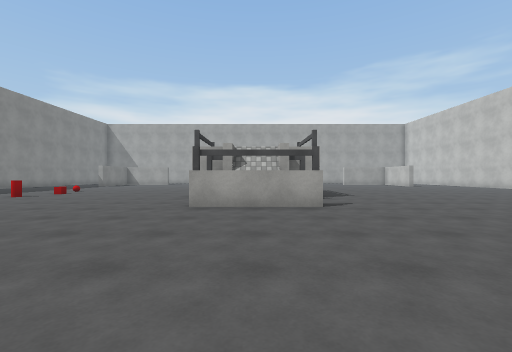
View 1 (above)

17 first-person views from a walk through a scene from a Unity 3-D project. The camera is 1.2 m above the floor, looks level and sees 90° across. The floor is counted in squares, 1.89 m on a side. Each view is taken from the middle of a square. On the plan, view 1 faces up. The plan holds only what a view shows up to about 9 squares ahead; the rest is blank. The place goes on beyond the plan. The player is left out. Some animated figures are left out. Surface patterns are stand-ins for the level's own textures.

View 2
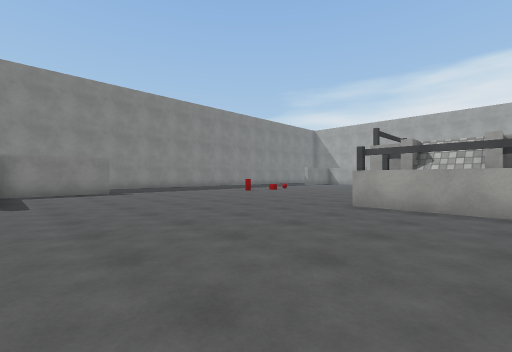

View 3
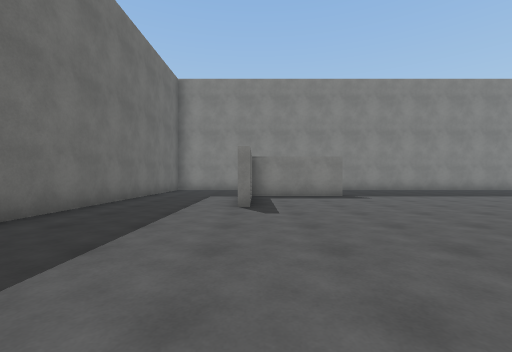

View 4
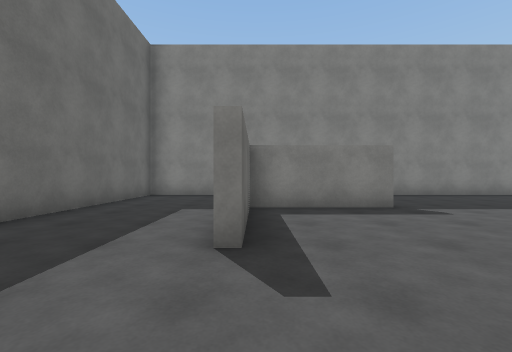

View 5
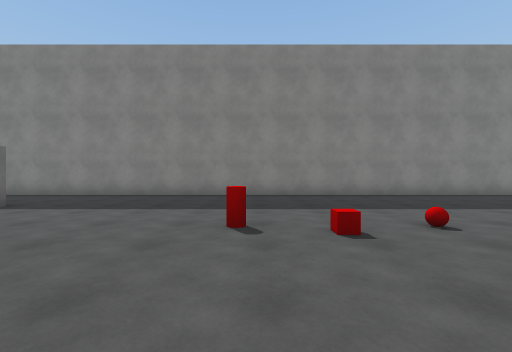

View 6
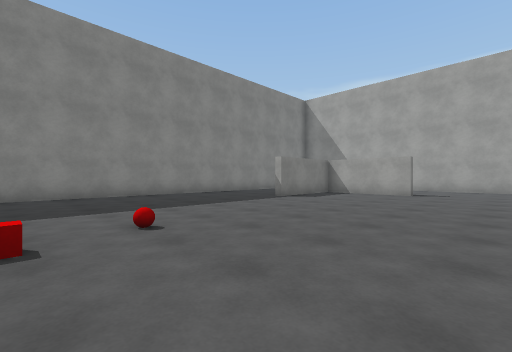

View 7
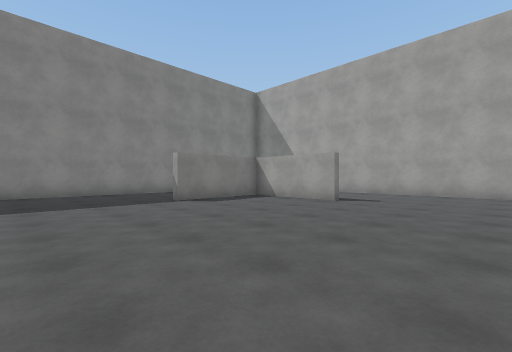

View 8
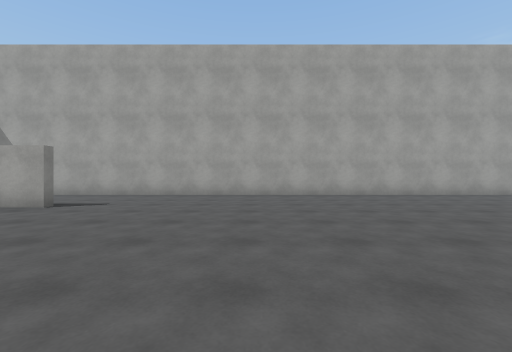

View 9
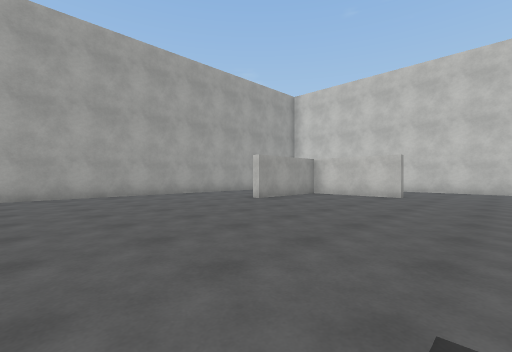

View 10
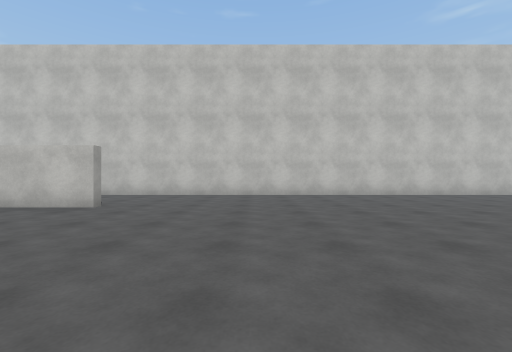

View 11
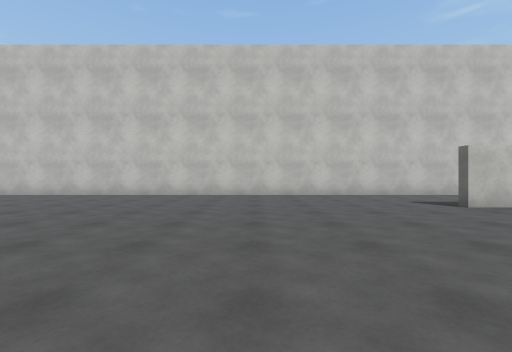

View 12
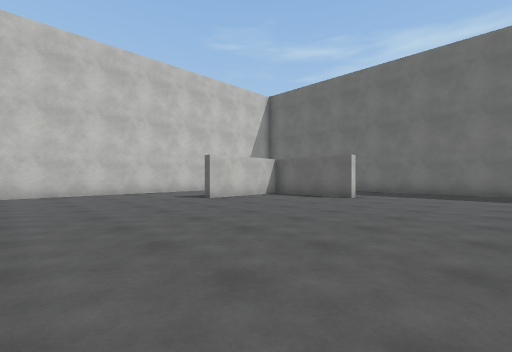

View 13
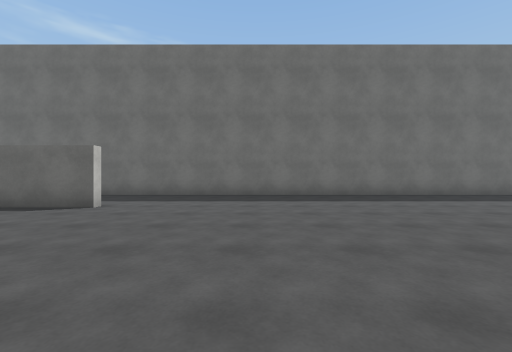

View 14
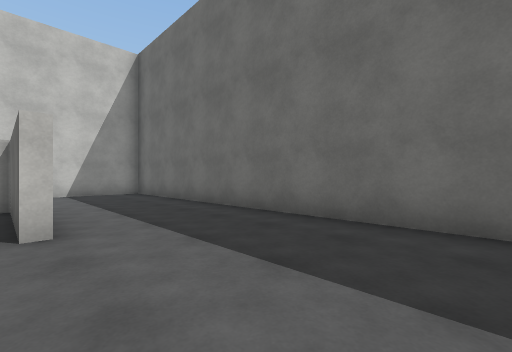

View 15
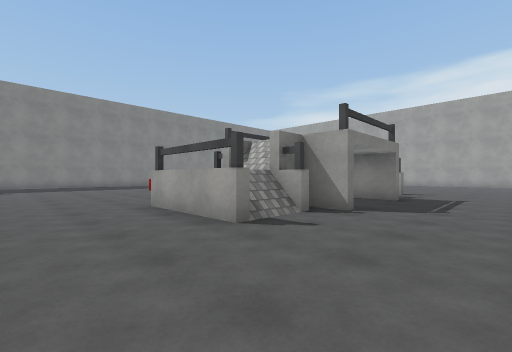

View 16
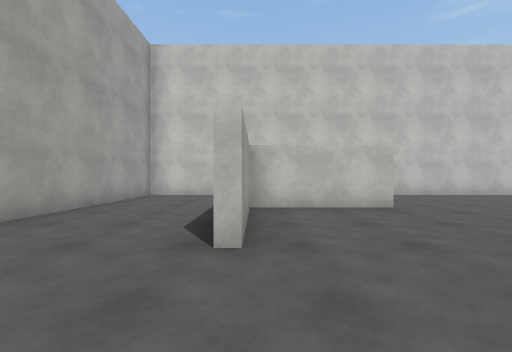

View 17
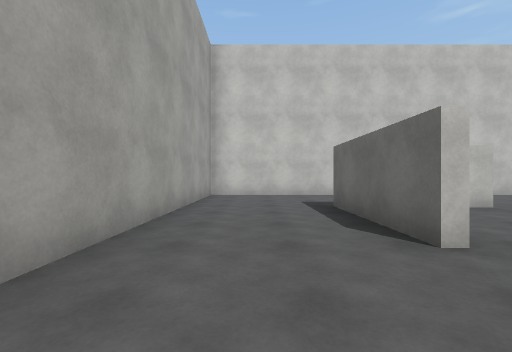

### Floor plan
Points are (right, up) in squares from view 1. A wall is a line through its corners. A room is listed if a view was taken in it or the views show most of it. See-through windows are left out.
Room 1 (views 1, 2, 3, 4, 5, 6, 7, 8, 9, 10, 11, 12, 13, 14, 15, 16, 17)
walls: (-9.1, 2.9) (-9.1, -0.1); (9.1, 15.1) (9.1, 18.1); (-6.2, 18.1) (-9.1, 18.1) (-9.1, 15.2); (6.2, -0.1) (8.6, -0.1); (6.2, 18.4) (9.4, 18.4); (-8.8, -0.1) (-6.2, -0.1); (8.8, 18.1) (6.2, 18.1); (9.1, -0.2) (9.1, 2.8); (-12.5, 16.5) (-12.5, -3.5) (12.2, -3.5); (12.5, -3.2) (12.5, 21.5) (-8.8, 21.5)
objects: other object (-7, 8); other object (-2, 7) to (-1, 8); other object (1, 7); other object (1, 11)

Positions as (right, up) in squares from view 1, and headings:
1: (0, 0), facing up
2: (1, 0), facing up-left
3: (-1, 0), facing left
4: (-4, 0), facing left
5: (-4, 8), facing left
6: (-4, 9), facing up-left
7: (-3, 12), facing up-left
8: (-2, 13), facing up
9: (1, 13), facing up-right
10: (4, 12), facing right
11: (4, 7), facing right
12: (3, 7), facing down-right
13: (3, 5), facing down
14: (3, 0), facing down-right
15: (4, 3), facing up-left
16: (4, 18), facing right
17: (4, 20), facing right
